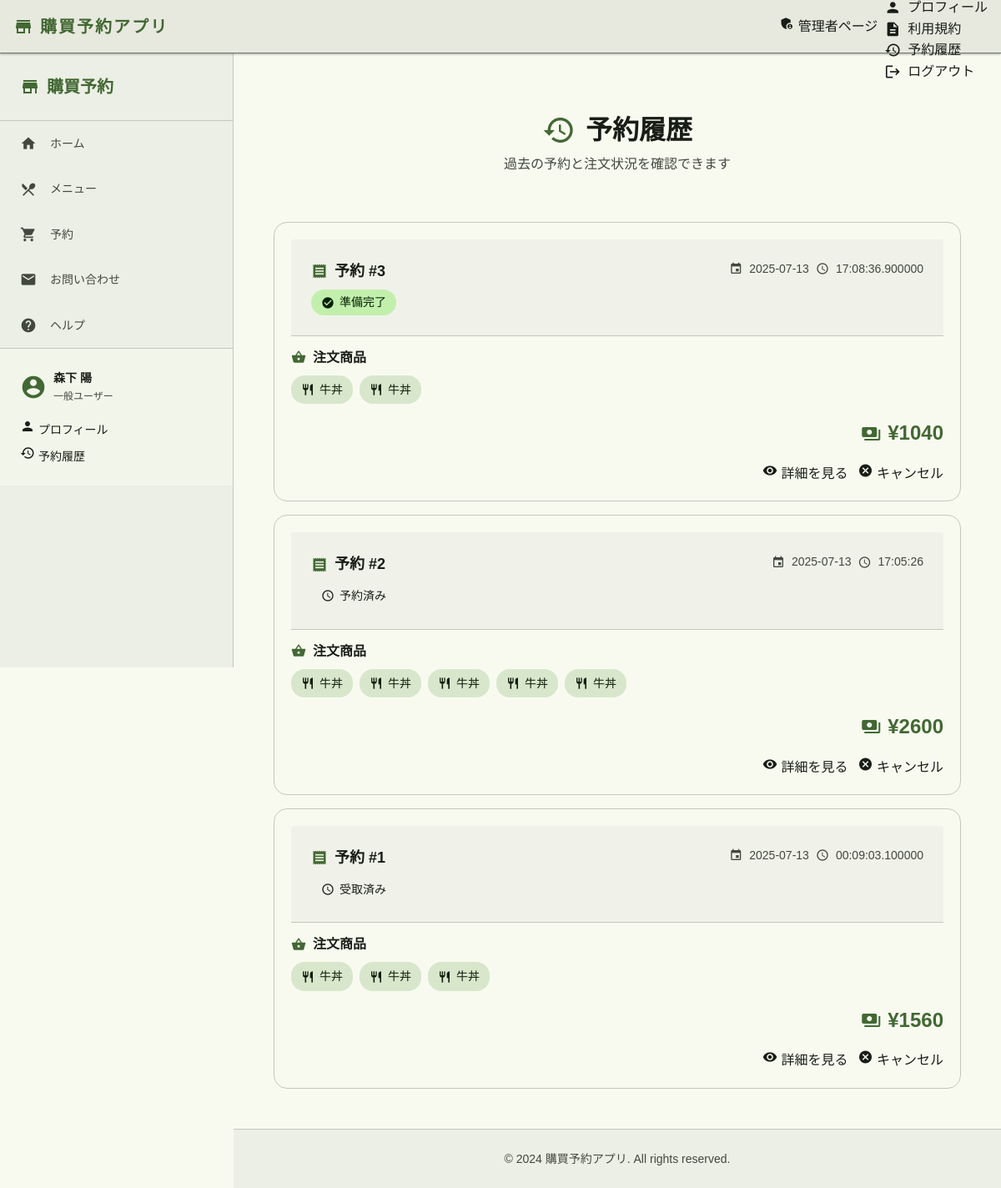
The page /my_reserved_list (signed in) on the database its author committed.
### kobuy_app/models/models.py (models this page shows, shortened)
class User(UserMixin, db.Model):
    __tablename__ = 'user'
    id = db.Column(db.Integer, primary_key=True)
    lastname = db.Column(db.String, nullable=False)
    firstname = db.Column(db.String, nullable=False)
    email = db.Column(db.String, nullable=False, unique=True)
    grade = db.Column(db.Integer, nullable=False)
    cls = db.Column(db.Integer, nullable=False)
    num = db.Column(db.Integer, nullable=False)
    password_hash = db.Column(db.String, nullable=False)
    roles = db.relationship('Role', secondary=roles_users, backref=db.backref('users', lazy='dynamic'))

class Reserved(db.Model):
    @staticmethod
    def current_date():
        return datetime.datetime.now().date()
    @staticmethod
    def current_time():
        """
        現在の時刻を取得し、ミリ秒を1/10秒単位に丸める
        """
        now = datetime.datetime.now()
        microseconds = now.microsecond // 100000  # ミリ秒を1/10秒単位に丸める
        rounded_time = now.replace(microsecond=microseconds * 100000)
        return rounded_time.time()
    __tablename__ = 'reserved'
    id = db.Column(db.Integer, primary_key=True)
    user_id = db.Column(db.Integer, db.ForeignKey('user.id'), nullable=False)
    product_id_0 = db.Column(db.Integer, db.ForeignKey('menu.id'), nullable=False)
    product_id_1 = db.Column(db.Integer, db.ForeignKey('menu.id'), default=None)
    product_id_2 = db.Column(db.Integer, db.ForeignKey('menu.id'), default=None)
    product_id_3 = db.Column(db.Integer, db.ForeignKey('menu.id'), default=None)
    product_id_4 = db.Column(db.Integer, db.ForeignKey('menu.id'), default=None)
    reserve_day = db.Column(db.Date, default=current_date)
    reserve_time = db.Column(db.Time, default=current_time)
    price = db.Column(db.Integer)
    state = db.Column(db.String(255))
    user = db.relationship('User', backref='reservations')
    menu_item_0 = db.relationship('Menu', foreign_keys=[product_id_0])
    menu_item_1 = db.relationship('Menu', foreign_keys=[product_id_1])
    menu_item_2 = db.relationship('Menu', foreign_keys=[product_id_2])
    menu_item_3 = db.relationship('Menu', foreign_keys=[product_id_3])
    menu_item_4 = db.relationship('Menu', foreign_keys=[product_id_4])

class Menu(db.Model):
    __tablename__ = 'menu'
    id = db.Column(db.Integer, primary_key=True)
    orders = db.Column(db.Integer, nullable=False, default=0)
    productname = db.Column(db.String(255))
    price = db.Column(db.String(255))
    buy_cnt = db.Column(db.Integer) # 購入された回数
    explanation = db.Column(db.String(255))
    product_image = db.Column(db.String(255))
    category_id = db.Column(db.Integer, db.ForeignKey('menu_category.id'))

### kobuy_app/views.py (the view)
@app.route("/my_reserved_list")
@login_required
def my_reserve_lis():
    data = current_webdata("予約済み商品")
    reserved = Reserved.query.order_by(Reserved.id.desc()).filter_by(user_id = current_user.id).all()
    return render_template("main/reserved_list.html", data = data, reserved = reserved)

### kobuy_app/templates/main/reserved_list.html (shortened to what this page needs)
{% extends "layout.html" %}
{% block content %}
<div class="reserved-history-container">
    <div class="page-header">
        <h1 class="page-title">
            <span class="material-icons">history</span>
            予約履歴
        </h1>
        <p class="page-subtitle">過去の予約と注文状況を確認できます</p>
    </div>
    <div class="reserved-list">
        {% if reserved %}
            {% for reserved_item in reserved %}
            <md-elevated-card class="reserved-card" onclick="window.location.href='/my_reserved_list/detail/{{ reserved_item.id }}'">
                <div class="card-header">
                    <div class="order-info">
                        <div class="order-id">
                            <span class="material-icons">receipt</span>
                            予約 #{{ reserved_item.id }}
                        </div>
                        <div class="order-status status-{{ reserved_item.state|lower }}">
                            <span class="status-icon material-icons">
                            </span>
                            {{ reserved_item.state }}
                        </div>
                    </div>
                    <div class="order-date">
                        <span class="material-icons">event</span>
                        {{ reserved_item.reserve_day }}
                        <span class="material-icons">schedule</span>
                        {{ reserved_item.reserve_time }}
                    </div>
                </div>
                <div class="card-content">
                    <div class="order-items">
                        <h3 class="items-title">
                            <span class="material-icons">shopping_basket</span>
                            注文商品
                        </h3>
                        <div class="items-grid">
                            {% if reserved_item.menu_item_0.productname %}
                            <div class="item-chip">
                                <span class="material-icons">restaurant</span>
                                {{ reserved_item.menu_item_0.productname }}
                            </div>
                            {% endif %}
                            {% if reserved_item.menu_item_1.productname %}
                            <div class="item-chip">
                                <span class="material-icons">restaurant</span>
                                {{ reserved_item.menu_item_1.productname }}
                            </div>
                            {% endif %}
                            {% if reserved_item.menu_item_2.productname %}
                            <div class="item-chip">
                                <span class="material-icons">restaurant</span>
                                {{ reserved_item.menu_item_2.productname }}
                            </div>
                            {% endif %}
                            {% if reserved_item.menu_item_3.productname %}
                            <div class="item-chip">
                                <span class="material-icons">restaurant</span>
                                {{ reserved_item.menu_item_3.productname }}
                            </div>
                            {% endif %}
                            {% if reserved_item.menu_item_4.productname %}
                            <div class="item-chip">
                                <span class="material-icons">restaurant</span>
                                {{ reserved_item.menu_item_4.productname }}
                            </div>
                            {% endif %}
                        </div>
                    </div>
                    <div class="order-summary">
                        <div class="total-price">
                            <span class="material-icons">payments</span>
                            <span class="price-amount">¥{{ reserved_item.price }}</span>
                        </div>
                    </div>
                </div>
                <div class="card-actions">
                    <md-filled-button class="action-btn detail-btn" href="/my_reserved_list/detail/{{ reserved_item.id }}">
                        <span slot="icon" class="material-icons">visibility</span>
                        詳細を見る
                    </md-filled-button>
                    {% if reserved_item.state != 'キャンセル' %}
                    <md-filled-button class="action-btn cancel-btn" href="/cancel_reserve/{{ reserved_item.id }}">
                        <span slot="icon" class="material-icons">cancel</span>
                        キャンセル
                    </md-filled-button>
                    {% endif %}
                </div>
            </md-elevated-card>
            {% endfor %}
        {% endif %}
    </div>
</div>
{% endblock %}

### kobuy_app/templates/layout.html (shortened to what this page needs)
<!DOCTYPE html>
<html lang="ja">
<head>
    <link href="https://cdn.jsdelivr.net/npm/bootstrap@5.0.2/dist/css/bootstrap.min.css" rel="stylesheet">
    <link rel="stylesheet" type="text/css" href="{{ url_for('static', filename='css/style.css') }}" />
</head>
<body class="noto-sans-jp-regular">
    <header class="app-header">
        <div class="header-container">
            <div class="header-brand">
                <div class="header-title">
                    <span class="material-icons brand-icon">store</span>
                    <span class="brand-text">購買予約アプリ</span>
                </div>
            </div>
            <div class="header-actions">
                {% if current_user.is_authenticated %}
                    {% if data.role == "[<Role admin>]" %}
                        <md-filled-tonal-button href="/admin" class="header-btn admin-btn">
                            <span slot="icon" class="material-icons">admin_panel_settings</span>
                            <span class="btn-text">管理者ページ</span>
                        </md-filled-tonal-button>
                    {% endif %}
                    <div class="user-menu">
                        <md-menu id="user-menu" anchor="user-menu-anchor">
                            <md-menu-item href="/profile">
                                <div slot="headline">
                                    <span class="material-icons">person</span>
                                    プロフィール
                                </div>
                            </md-menu-item>
                            <md-menu-item href="/rule">
                                <div slot="headline">
                                    <span class="material-icons">description</span>
                                    利用規約
                                </div>
                            </md-menu-item>
                            <md-menu-item href="/my_reserved_list">
                                <div slot="headline">
                                    <span class="material-icons">history</span>
                                    予約履歴
                                </div>
                            </md-menu-item>
                            <md-menu-item href="/logout">
                                <div slot="headline">
                                    <span class="material-icons">logout</span>
                                    ログアウト
                                </div>
                            </md-menu-item>
                        </md-menu>
                    </div>
                {% endif %}
            </div>
        </div>
    </header>
    <div class="desktop-layout">
        <nav class="desktop-sidebar only-desktop" id="desktopSidebar" aria-label="デスクトップナビゲーション">
            <div class="sidebar-header">
                <div class="sidebar-brand">
                    <span class="material-icons">store</span>
                    <span class="sidebar-title">購買予約</span>
                </div>
            </div>
            <ul class="sidebar-nav">
                <li class="sidebar-item {% if request.path == '/' %}active{% endif %}">
                    <a class="sidebar-link" href="/" aria-label="ホームページ">
                        <span class="material-icons">home</span>
                        <span class="sidebar-text">ホーム</span>
                    </a>
                </li>
                <li class="sidebar-item {% if request.path == '/menu' %}active{% endif %}">
                    <a class="sidebar-link" href="/menu" aria-label="メニューページ">
                        <span class="material-icons">restaurant_menu</span>
                        <span class="sidebar-text">メニュー</span>
                    </a>
                </li>
                <li class="sidebar-item {% if request.path == '/reserve' %}active{% endif %}">
                    <a class="sidebar-link" href="/reserve" aria-label="予約ページ">
                        <span class="material-icons">shopping_cart</span>
                        <span class="sidebar-text">予約</span>
                    </a>
                </li>
                <li class="sidebar-item {% if request.path == '/contact' %}active{% endif %}">
                    <a class="sidebar-link" href="/contact" aria-label="お問い合わせページ">
                        <span class="material-icons">mail</span>
                        <span class="sidebar-text">お問い合わせ</span>
                    </a>
                </li>
                <li class="sidebar-item {% if request.path == '/help' %}active{% endif %}">
                    <a class="sidebar-link" href="/help" aria-label="ヘルプページ">
                        <span class="material-icons">help</span>
                        <span class="sidebar-text">ヘルプ</span>
                    </a>
                </li>
            </ul>
            {% if current_user.is_authenticated %}
            <div class="sidebar-user">
                <div class="user-info">
                    <span class="material-icons">account_circle</span>
                    <div class="user-details">
                        <span class="user-name">{{ data.current_user_lastname }} {{ data.current_user_firstname }}</span>
                        <span class="user-role">一般ユーザー</span>
                    </div>
                </div>
                <div class="user-actions">
                    <md-filled-tonal-button href="/profile" class="user-action-btn">
                        <span slot="icon" class="material-icons">person</span>
                        プロフィール
                    </md-filled-tonal-button>
                    <md-filled-tonal-button href="/my_reserved_list" class="user-action-btn">
                        <span slot="icon" class="material-icons">history</span>
                        予約履歴
                    </md-filled-tonal-button>
                </div>
            </div>
            {% endif %}
        </nav>
        <main class="app-main" id="main-content">
            <div class="page-content">
                {% block content %}
                {% endblock %}
            </div>
        </main>
    </div>
    <footer class="app-footer">
        <div class="footer-content">
            <p class="footer-text">&copy; 2024 購買予約アプリ. All rights reserved.</p>
        </div>
    </footer>
</body>
</html>

### rows shown on the page
User: current_user_lastname "森下"
Reserved: id "3", state "準備完了", reserve_day "2025-07-13", reserve_time "17:08:36.900000", menu_item_0.productname "牛丼", menu_item_1.productname "牛丼", price "1040"
Reserved: id "2", state "予約済み", reserve_day "2025-07-13", reserve_time "17:05:26", menu_item_0.productname "牛丼", menu_item_1.productname "牛丼", menu_item_2.productname "牛丼", menu_item_3.productname "牛丼", menu_item_4.productname "牛丼", price "2600"
Reserved: id "1", state "受取済み", reserve_day "2025-07-13", reserve_time "00:09:03.100000", menu_item_0.productname "牛丼", menu_item_1.productname "牛丼", menu_item_2.productname "牛丼", price "1560"

### other values the page prints
{{ data.current_user_firstname }} "陽"
